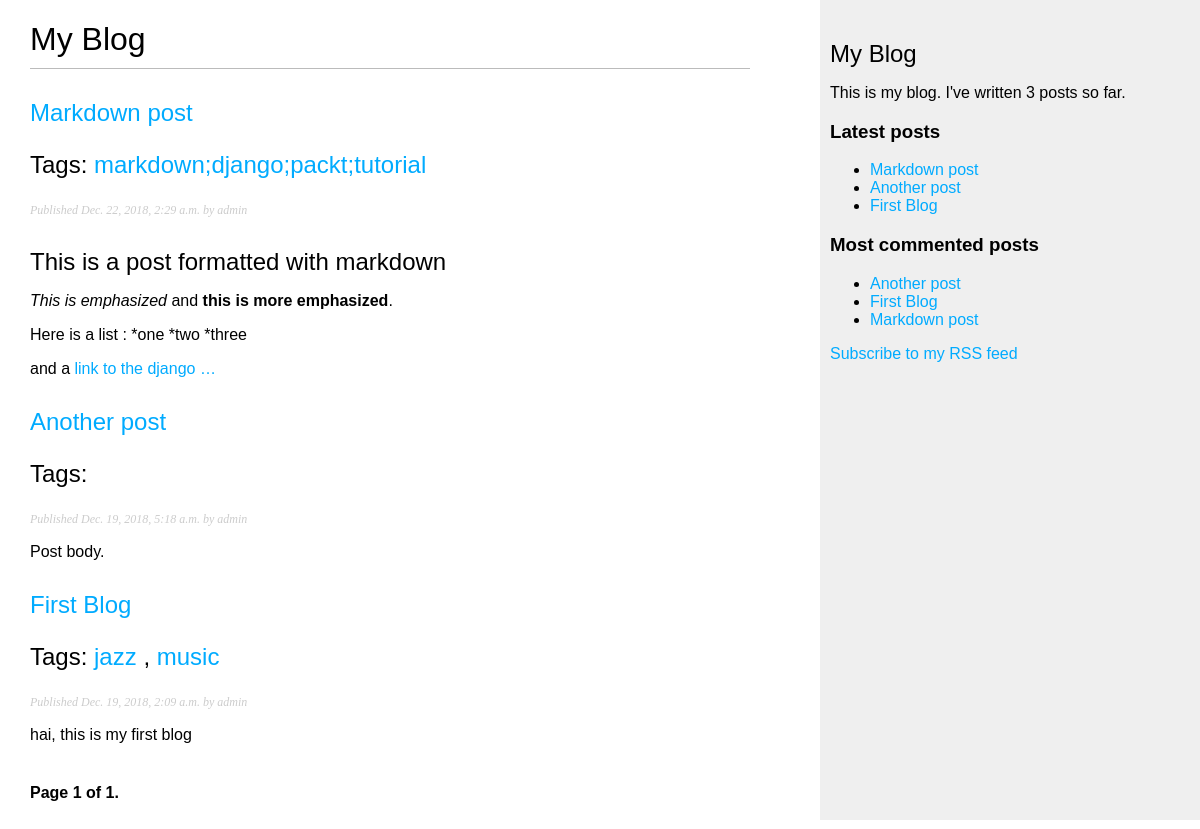
Screenshot of /blog/ with the database file from the repository.
### blog/models.py (models this page shows, shortened)
class Post(models.Model):
    STATUS_CHOICES = (
        ('draft', 'Draft'),
        ('published', 'Published'),
    )
    objects = models.Manager()
    published = PublishedManager()
    title = models.CharField(max_length=250)
    slug = models.SlugField(max_length=250, unique_for_date='publish')
    author = models.ForeignKey(User, on_delete=models.CASCADE, related_name='blog_posts')
    body = models.TextField()
    publish = models.DateTimeField(default=timezone.now)
    created = models.DateTimeField(auto_now_add=True)
    updated = models.DateTimeField(auto_now=True)
    status = models.CharField(max_length=10, choices=STATUS_CHOICES, default='draft')
    tags = TaggableManager()
    class Meta:
        ordering = ('-publish',)
    def get_absolute_url(self):
        return reverse('blog:post_detail', args=[self.publish.year, self.publish.month, self.publish.day, self.slug])

### blog/views.py (the view)
# urls.py: path('', views.post_list, name='post_list'),
def post_list(request, tag_slug=None):
    object_list = Post.published.all()
    tag = None
    if tag_slug:
        tag = get_object_or_404(Tag, slug=tag_slug)
        object_list = object_list.filter(tags__in=[tag])
    paginator = Paginator(object_list, 3)
    page = request.GET.get('page')
    try:
        posts = paginator.page(page)
    except PageNotAnInteger:
        posts = paginator.page(1)
    except EmptyPage:
        posts = paginator.page(paginator.num_pages)
    return render(request, 'blog/post/list.html', {'page': page, 'posts': posts, 'tag': tag})

### blog/models.py (called while the page is built)
    def get_queryset(self):
        return super(PublishedManager, self).get_queryset().filter(status='published')

### blog/templatetags/blog_tags.py (called while the page is built)
@register.simple_tag
def total_posts():
    return Post.published.count()

@register.inclusion_tag('blog/post/latest_posts.html')
def show_latest_posts(count=5):
    latest_posts = Post.published.order_by('-publish')[:count]
    return {'latest_posts': latest_posts}

@register.simple_tag
def get_most_commented_posts(count=5):
    return Post.published.annotate(
        total_comments=Count('comments')).order_by('-total_comments')[:count]

@register.filter(name='markdown')
def markdown_format(text):
    return mark_safe(markdown.markdown(text))

### blog/templates/blog/post/list.html (shortened to what this page needs)
{% extends "blog/base.html" %}
{% load blog_tags %}
{% block content %}
<h1>My Blog</h1>
{% for post in posts %}
<h2>
    <a href="{{ post.get_absolute_url }}">
        {{ post.title }}
    </a>
    <p class="tag">
        Tags:
        {% for tag in post.tags.all %}
        <a href="{% url "blog:post_list_by_tag" tag.slug %}">
            {{ tag.name }}
        </a>
            {% if not forloop.last %}, {% endif %}
        {% endfor %}
    </p>
</h2>
<p class="date">
    Published {{ post.publish }} by {{ post.author }}
</p>
{{ post.body|markdown|truncatewords_html:30 }}
{% endfor %}
    {% include "pagination.html" with page=posts %}
{% endblock %}

### blog/templates/blog/base.html (shortened to what this page needs)
{% load blog_tags %}
{% load static %}
<!DOCTYPE hmtl>
<html>
    <head>
        <link href="{% static "css/blog.css" %}" rel="stylesheet">
    </head>
    <body>
        <div id="content">
            {% block content %}
            {% endblock %}
        </div>
        <div id="sidebar">
            <h2>My Blog</h2>
            <p>This is my blog. I've written {% total_posts %} posts so far.</p>
            <h3>Latest posts</h3>
            {% show_latest_posts 3 %}
            <h3>Most commented posts</h3>
            {% get_most_commented_posts as most_commented_posts %}
            <ul>
                {% for post in most_commented_posts %}
                <li>
                    <a href="{{ post.get_absolute_url }}">{{ post.title }}</a>
                </li>
                {% endfor %}
            </ul>
            <p><a href="{% url "blog:post_feed" %}">Subscribe to my RSS feed</a></p>
        </div>
    </body>
</html>

### blog/templates/pagination.html (shortened to what this page needs)
<div class="pagination">
    <span class="step-links">
        <span class="current">
            Page {{ page.number }} of {{ page.paginator.num_pages }}.
        </span>
    </span>
</div>

### blog/templates/blog/post/latest_posts.html
<ul>
    {% for post in latest_posts %}
    <li>
        <a href="{{ post.get_absolute_url }}">{{ post.title }}</a>
    </li>
    {% endfor %}
</ul>

### blog/static/css/blog.css (style rules this page uses)
body { margin:0; padding:0; font-family:helvetica, sans-serif; }
a { color:#00abff; text-decoration:none; }
h1 { font-weight:normal; border-bottom:1px solid #bbb; padding:0 0 10px 0; }
h2 { font-weight:normal; margin:30px 0 0; }
#content { float:left; width:60%; padding:0 0 0 30px; }
#sidebar { float:right; width:30%; padding:10px; background:#efefef; height:100%; }
p.date { color:#ccc; font-family: georgia, serif; font-size: 12px; font-style: italic; }
.pagination { margin:40px 0; font-weight:bold; }

### rows the page displays
Post: title "Markdown post", publish "Dec. 22, 2018, 2:29 a.m.", author "admin", body "This is a post formatted with markdown This is emphasized and this is more emphasized . Here is a list : *one *two *three and a link to the django …"
Tag: name "markdown;django;packt;tutorial"
Post: title "Another post", publish "Dec. 19, 2018, 5:18 a.m.", author "admin", body "Post body."
Post: title "First Blog", publish "Dec. 19, 2018, 2:09 a.m.", author "admin", body "hai, this is my first blog"
Tag: name "jazz"
Tag: name "music"

### other values shown
{{ page.number }} "1"
{{ page.paginator.num_pages }} "1"
